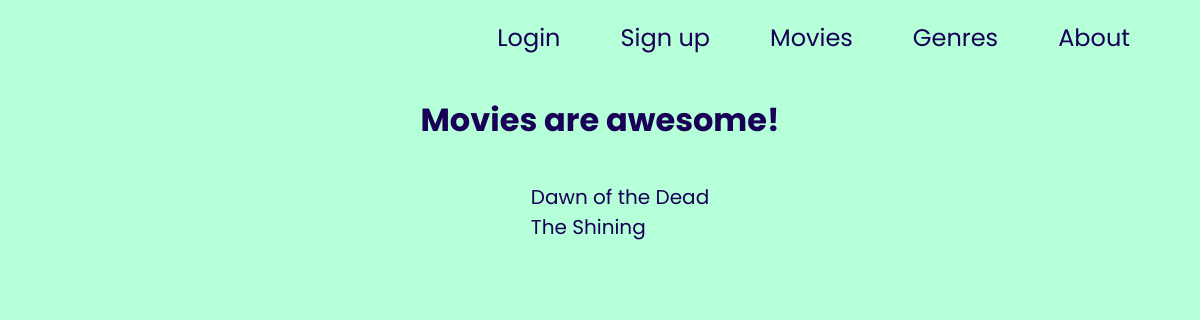
Before: /movies/ with the older database file.
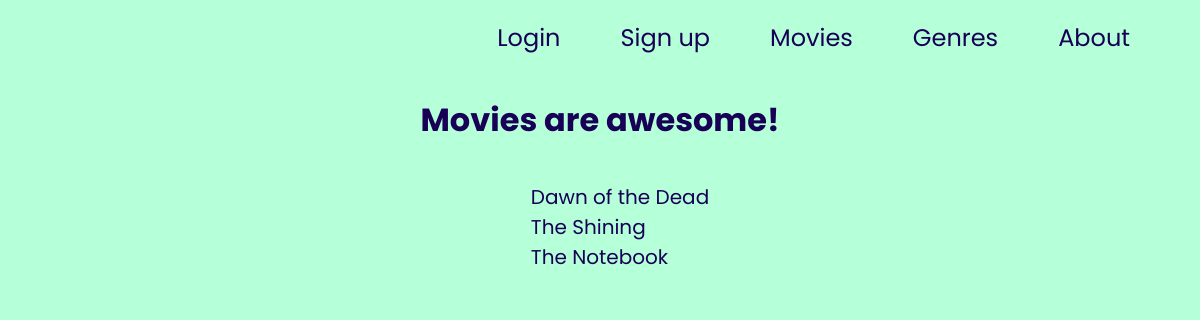
After: the same page with the newer database file.
### movies/models.py (models this page shows, shortened)
class Movie(models.Model):
  title = models.CharField(max_length=100)
  year_of_release = models.PositiveIntegerField(validators=[MinValueValidator(1880), MaxValueValidator(2121)])
  genre = models.ForeignKey(Genre, on_delete=models.CASCADE)

### movies/views.py (the view)
# urls.py: path('', views.index, name='movies-index'),
def index(request):
  movies = Movie.objects.all()
  return render(request, 'movies/index.html', context={"movies": movies, 'is_manager': is_member(request.user)})

### movies/views.py (called while the page is built)
def is_member(user):
    return user.groups.filter(name='Manager').exists()

### movies/templates/movies/index.html (shortened to what this page needs)
{% extends 'movies/base.html' %} {% load static %} {% block extra_style %}
<link rel="stylesheet" href="{% static 'movies/index.css' %}" />
{% endblock extra_style %} {% block content %}
<h1>Movies are awesome!</h1>
<ul>
	{% for movie in movies %}
	<li>
		<a href="{% url 'movies-show' id=movie.id %}"> {{movie.title}} </a>
	</li>
	{% endfor %}
</ul>
{% endblock content %}

Changed rows visible on the page:
added Movie: title "The Notebook"
